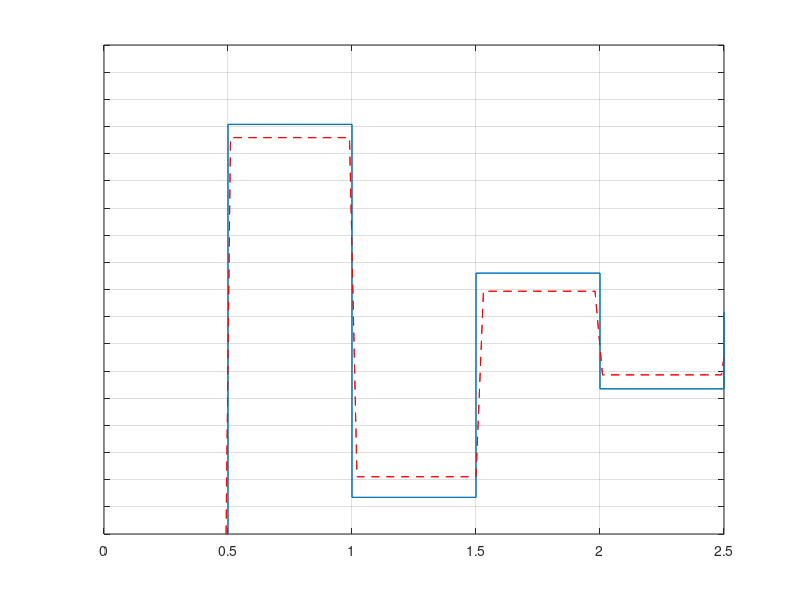

This figure's MATLAB source: (Note: this script raises an error after producing the figure.)
% Digital PI Controller Comparison QSPICE vs. MATLAB, Rodrigo Anjos
%%% Clear Memory
clc
clear all
%%close all
%%%

%%% Load Packages
pkg load control
%%%

%%% Read CSV Files
data = csvread("Simulation_1.csv");
qspice_sim1_T   = data(:,1);
qspice_sim1_y   = data(:,2);
qspice_sim1_yk  = data(:,3);
%%%

%%% Simulate Target Plant and Controller
s   = tf('s');    % s Domain variable definition
Ts  = (0.5);      % Sample Period
z   = tf('z',Ts); % z Domain Variable definition
Gp  = 1/(s+1);    % Definition of the target plant continuous-time system

Gz  = c2d(Gp,Ts,'zoh');   % Calculation of the discrete-time plant transfer function

K   = 3.187;
zc  = 0.900;
pc  = 1.000;

Gc  = K*(z-zc)/(z-pc);      % Calculation of the discrete-time PI digital controller
Tz  = feedback(Gc*Gz,1,-1); % Calculation of the discrete-time closed loop response
[matlab_sim1_Y, matlab_sim1_T, matlab_sim1_X] = step(Tz,30);
%%%

%%% Compare the results from the simulations
%% Plot Both responses side-by-side
figure(1)
clf
step(Tz,30);
hold on
plot(qspice_sim1_T,qspice_sim1_yk,"r--");
title("QSPICE vs MATLAB Comparison - Simulation #1 Absolute Values", "fontsize", 16);
grid on
axis([0 30 0 1.5]);
xlabel('Time (seconds)');
xticks(0:5:30);
ylabel('Closed Loop Step Response (NA)');
yticks(0:0.1:1.5);

axes('Position',[.20 .675 .20 .20]);
box on
step(Tz,30);
hold on
plot(qspice_sim1_T,qspice_sim1_yk,"r--");
title("");
grid on
axis([0 2.5 0.5 1.4]);
xlabel('');
xticks(0:0.5:2.5);
xticklabels({'0','0.5','1','1.5','2','2.5'});
ylabel('');
yticks(0.5:0.05:1.4);
yticklabels({});

%% Plot Error Figure
figure(2)
clf
%ErrArray = CompareArrays(matlab_sim1_T,matlab_sim1_Y,qspice_sim1_T,qspice_sim1_yk);
ErrArray = CompareArrays(1);
%plot(qspice_sim1_T,matlab_sim1_Y-qspice_sim1_yk)
title("QSPICE vs MATLAB Comparison - Simulation #1 Error");
grid on
axis([0 30 0 1.5]);
xlabel('Time (seconds)');
xticks(0:5:30);
ylabel('Closed Loop Step Response (NA)');
yticks(0:0.1:1.5);
%%text(0.5,1.3,'\Delta = 1.2241'); %% 1.2541 - 1.2296 = 0.0
%%text(0.5,1.175,'1.2296');
%%%




